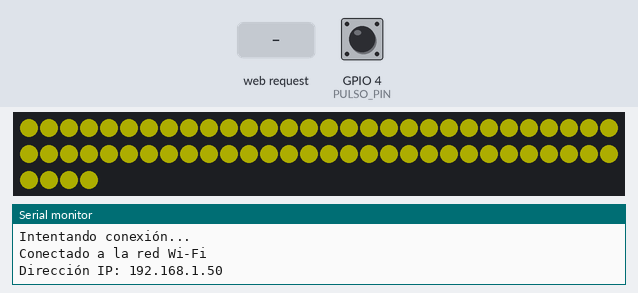
Recording of a sketch running on a simulated ESP32. On the bench: 64 RGB LEDs in strip order, left to right, continuing on the next row, the last lines printed to the serial monitor. Inputs (shaded band) come from the test bench; at power-on: GPIO 4 (PULSO_PIN) LOW. Dim RGB values are drawn brighter than linear; WiFi joins after 1.5 s; servers stay silent unless stated; random numbers use the default seed unless the sketch sets one.

Above: at 5.3 s.
5.4 s: HTTP request GET /modo_show_1 received
At 7.18 s:
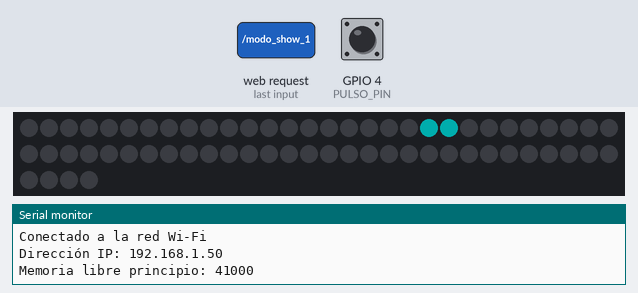
7.2 s: GPIO 4 (PULSO_PIN) pulled HIGH for 0.15 s
At 7.33 s:
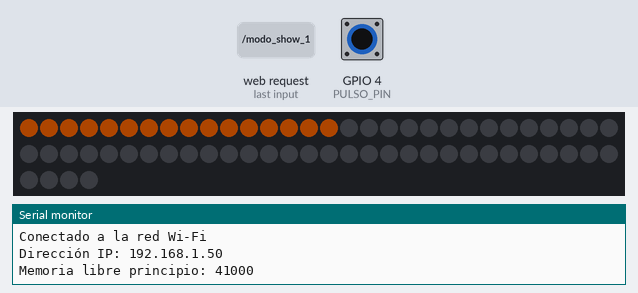
7.9 s: GPIO 4 (PULSO_PIN) pulled HIGH for 1 s
At 8.29 s:
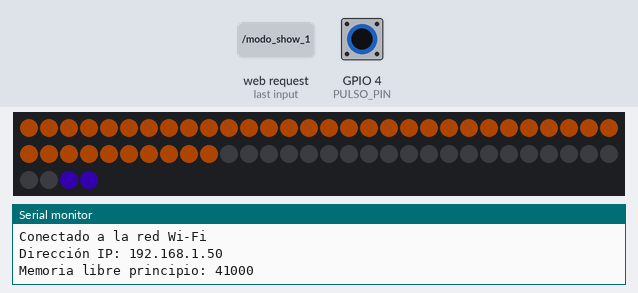
9.5 s: GPIO 4 (PULSO_PIN) pulled HIGH for 3.2 s
At 10.05 s:
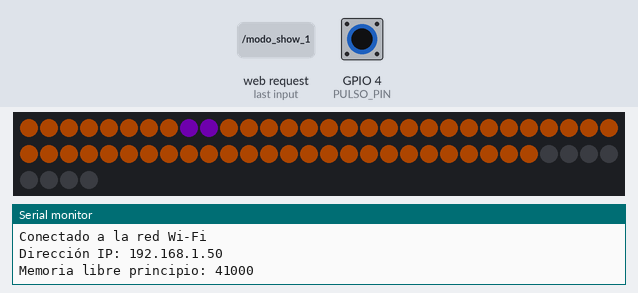
13.3 s: GPIO 4 (PULSO_PIN) pulled HIGH for 1 s
At 13.92 s:
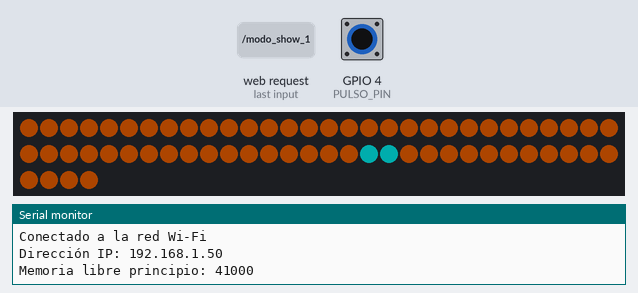

The sketch:

firmv01.ino
```cpp
#include <FastLED.h>
#include <WiFi.h>
#include <ESPAsyncWebServer.h>
#include <esp_task_wdt.h>

#define NUM_LEDS 64
#define DATA_PIN 5
#define PULSO_PIN 4  // Pin para detectar el pulso de corriente
#define PARPADEO_PIN 2
#define FILAS 8
#define COLUMNAS 8

CRGB leds[NUM_LEDS];
volatile bool ejecutandoParpadeo = false;
// Crear el servidor web
AsyncWebServer server(80);

// Variables para los modos
bool modo_dinamico = false;  // Flag para activar el modo dinámico
int fila_actual = 0;         // Índice de la fila actual en el modo dinámico
unsigned long tiempo_inicio_modo = 0;  // Para controlar el tiempo del modo dinámico

// Variables para contar el número de recorridos completos
int recorridos_completados = 0;  // Contador de recorridos completados
const int total_recorridos = 10; // Total de recorridos que se desea hacer

// Credenciales Wi-Fi (cambia a tus valores)
const char* ssid = "MiFibra-9764";  // Cambia por el nombre de tu red Wi-Fi
const char* password = "RKgg3whg";  // Cambia por la contraseña de tu red Wi-Fi

void setup() {
  Serial.begin(115200);

  // Configurar LEDs y FastLED
  FastLED.addLeds<WS2812, DATA_PIN, GRB>(leds, NUM_LEDS);
  FastLED.setBrightness(50);

  // Configurar el pin para la detección de pulso de corriente (intermitente)
  pinMode(PULSO_PIN, INPUT);  // Cambiado a INPUT porque se usará una fuente externa
  // Conectar a Wi-Fi
  conectarWifi();
  secuenciaEncendidoBarrido();
  // Ruta para activar el modo dinámico manualmente desde el backend
  server.on("/modo_show_1", HTTP_GET, [](AsyncWebServerRequest *request) {
    if (xTaskCreatePinnedToCore(parpadeoRapidoGruposTask, "parpadeoTask", 8192, NULL, 1, NULL, 1) != pdPASS) {
      // Si la tarea no se pudo crear, enviar un error
      AsyncWebServerResponse *response = request->beginResponse(500, "text/plain", "Error al iniciar la tarea");
      response->addHeader("Access-Control-Allow-Origin", "*");
      request->send(response);
    } else {
      // Responder de forma inmediata que la tarea ha comenzado
      AsyncWebServerResponse *response = request->beginResponse(200, "text/plain", "Modo show activado");
      response->addHeader("Access-Control-Allow-Origin", "*");
      request->send(response);
    }
  });

  server.on("/desactivar-modo-show-1", HTTP_GET, [](AsyncWebServerRequest *request) {
    ejecutandoParpadeo = false; // Detener el parpadeo
    request->send(200, "text/plain", "Parpadeo detenido");
    Serial.println("Orden recibida: detener parpadeo");
  });

  // Ruta para actualizar un píxel
  server.on("/set_pixel", HTTP_GET, [](AsyncWebServerRequest *request) {
    int x = request->getParam("x")->value().toInt();
    int y = request->getParam("y")->value().toInt();
    int r = request->getParam("r")->value().toInt();
    int g = request->getParam("g")->value().toInt();
    int b = request->getParam("b")->value().toInt();

    // Convertir coordenadas (x, y) a índice unidimensional
    int index = y * COLUMNAS + x;
    leds[index] = CRGB(r, g, b);
    FastLED.show();

    // Enviar la respuesta con el encabezado de CORS
    AsyncWebServerResponse *response = request->beginResponse(200, "text/plain", "Pixel actualizado");
    response->addHeader("Access-Control-Allow-Origin", "*");  // Añadir encabezado CORS
    request->send(response);
  });

  // Ruta para obtener el estado de los LEDs (para el frontend)
  server.on("/led_status", HTTP_GET, [](AsyncWebServerRequest *request) {
    String ledState = "[";  // Iniciar la cadena con un array JSON

    // Convertir los colores de los LEDs a formato JSON
    for (int i = 0; i < NUM_LEDS; i++) {
      ledState += "{\"r\":" + String(leds[i].r) + ",\"g\":" + String(leds[i].g) + ",\"b\":" + String(leds[i].b) + "}";
      if (i < NUM_LEDS - 1) {
        ledState += ",";  // Añadir coma entre objetos JSON
      }
    }

    ledState += "]";  // Cerrar el array JSON

    // Enviar la respuesta con el estado de los LEDs
    AsyncWebServerResponse *response = request->beginResponse(200, "application/json", ledState);
    response->addHeader("Access-Control-Allow-Origin", "*");  // Añadir encabezado CORS
    request->send(response);
  });

  // Iniciar servidor web
  server.begin();
}

void loop() {
  static bool estado_anterior = LOW;  // Guardar el estado anterior del pin
  bool estado_actual = digitalRead(PULSO_PIN);  // Leer el estado del pin
  if (estado_actual == HIGH && estado_anterior == LOW) {
    // Detectar transición de LOW a HIGH (inicio del pulso)
    activarModoDinamico();  // Iniciar modo dinámico
  } else if (estado_actual == LOW && estado_anterior == HIGH) {
    // Detectar transición de HIGH a LOW (fin del pulso)
    modo_dinamico = false;  // Desactivar el modo dinámico
    encenderLedsBlancos();  // Restablecer LEDs a blanco
  }

  // Actualizar el estado anterior
  estado_anterior = estado_actual;

  // Si el modo dinámico está activo, ejecutarlo
  if (modo_dinamico) {
    ejecutarBarridoFila();
  }
}

// Función para activar el modo dinámico de barrido
void activarModoDinamico() {
  modo_dinamico = true;           // Activar el flag para el modo dinámico
  fila_actual = 0;                // Reiniciar la fila actual
  recorridos_completados = 0;     // Reiniciar el contador de recorridos completados
  apagarLeds();
}

unsigned long previousMillis = 0;
const long interval = 80;  // Intervalo más corto para mayor fluidez (50 ms)

void ejecutarBarridoFila() {
  unsigned long currentMillis = millis();

  // Controlar el tiempo entre el cambio de filas
  if (currentMillis - previousMillis >= interval) {
    previousMillis = currentMillis;

      apagarLeds();

    // Encender las filas anteriores en color naranja
    for (int i = 0; i < fila_actual; i++) {
      for (int j = 0; j < COLUMNAS; j++) {
        int index = i * COLUMNAS + j;
        leds[index] = CRGB(255, 102, 0);  // Color naranja para las filas anteriores
      }
    }

    // Encender la fila actual en color naranja
    for (int i = 0; i < COLUMNAS; i++) {
      int index = fila_actual * COLUMNAS + i;
      leds[index] = CRGB(255, 102, 0);  // Color naranja
    }

    // Mostrar los LEDs
    FastLED.show();

    // Avanzar a la siguiente fila
    fila_actual++;

    // Si se completó un barrido (llegar a la última fila)
    if (fila_actual >= FILAS) {
      fila_actual = 0;  // Reiniciar el barrido desde la primera fila
      recorridos_completados++;  // Aumentar el contador de recorridos
    }
  }
}

// Función para encender todos los LEDs en un tono diferente de amarillo
void encenderLedsBlancos() {
  for (int i = 0; i < NUM_LEDS; i++) {
    leds[i] = CRGB(255, 251, 0); // Un tono cálido de amarillo
  }
  FastLED.show();
}

void secuenciaEncendidoBarrido() {
  // Colores deseados (en formato RGB)
  CRGB colores[] = {
    CRGB(162, 0, 255),  // Primer color
    CRGB(76, 0, 255),   // Segundo color
    CRGB(0, 153, 255),  // Tercer color
    CRGB(0, 255, 255)   // Cuarto color
  };

  int num_colores = sizeof(colores) / sizeof(colores[0]); // Número total de colores
  int leds_a_encender = 4;  // Número de LEDs a encender en cada paso
  int color_actual = 0;     // Índice del color actual

  for (int i = 0; i < NUM_LEDS + leds_a_encender; i++) {
    // Encender un grupo de LEDs de forma conjunta
    for (int j = 0; j < leds_a_encender; j++) {
      int index = (i + j) % NUM_LEDS;  // Asegurar que no se salga del rango de los LEDs
      leds[index] = colores[color_actual];  // Asignar el color actual
    }

    // Mostrar la actualización de los LEDs
    FastLED.show();

    // Apagar los LEDs del paso anterior
    if (i >= leds_a_encender) {
      for (int j = 0; j < leds_a_encender; j++) {
        int index = (i - leds_a_encender + j) % NUM_LEDS;  // Apagar los LEDs de la posición anterior
        leds[index] = CRGB(0, 0, 0);  // Apagar el LED
      }
    }

    // Cambiar al siguiente color después de encender el grupo de LEDs
    if (i % leds_a_encender == 0) {  // Cambiar color cada grupo
      color_actual = (color_actual + 1) % num_colores;  // Avanzar al siguiente color en el arreglo
    }

    delay(30);  // Ajusta este valor para hacer el barrido más rápido o más lento
  }

  // Al finalizar, encender todos los LEDs en blanco (o el color deseado)
  encenderLedsBlancos();
}


void parpadeoRapidoGrupos() {
  ejecutandoParpadeo = true;
  Serial.print("Memoria libre principio: ");
  Serial.println(ESP.getFreeHeap());

  // Apagar los LEDs inicialmente
  apagarLeds();

  // Configuración de los parámetros
  const int leds_a_encender = 2;
  const int duracion_parpadeo = 50;   // Duración del parpadeo en ms
  const int pausa_grupo = 200;        // Pausa entre grupos en ms
  const int num_parpadeos = 4;        // Número de parpadeos por grupo

  // Array de colores
  CRGB colores[] = {
    CRGB(162, 0, 255),
    CRGB(76, 0, 255),
    CRGB(0, 153, 255),
    CRGB(0, 255, 255)
  };
  const int num_colores = sizeof(colores) / sizeof(colores[0]);

  // Variables locales para el bucle
  unsigned long ultimo_evento = millis();
  int ciclo = 0;
  bool encender = true;
  int parpadeo_actual = 0;
  int grupo_inicio = 0;
  int contador = 0;

  // Bucle principal: continúa mientras ejecutandoParpadeo sea true
  while (ejecutandoParpadeo) {
    if (!ejecutandoParpadeo) {
      break;  // Salir del bucle si se ha pedido detener
    }

    unsigned long tiempo_actual = millis();

    // Encender y apagar LEDs según el tiempo de parpadeo
    if (encender && tiempo_actual - ultimo_evento >= duracion_parpadeo) {
      if (parpadeo_actual == 0) {
        grupo_inicio = random(0, NUM_LEDS - leds_a_encender + 1); // Selección aleatoria del grupo
      }
      CRGB color_actual = colores[ciclo % num_colores];

      for (int i = 0; i < leds_a_encender; i++) {
        leds[grupo_inicio + i] = color_actual;
      }
      FastLED.show();
      encender = false;
      ultimo_evento = tiempo_actual;
    } else if (!encender && tiempo_actual - ultimo_evento >= duracion_parpadeo) {
      // Apagar LEDs del grupo actual
      for (int i = 0; i < leds_a_encender; i++) {
        leds[grupo_inicio + i] = CRGB(0, 0, 0);
      }
      FastLED.show();
      encender = true;
      ultimo_evento = tiempo_actual;
      parpadeo_actual++;

      // Pausa entre parpadeos de un grupo
      if (parpadeo_actual >= num_parpadeos) {
        unsigned long pausa_inicio = millis();
        while (millis() - pausa_inicio < pausa_grupo) {
          if (!ejecutandoParpadeo) break; // Salir si se recibe la orden de detener
          yield(); // Ceder tiempo al sistema operativo
        }
        parpadeo_actual = 0;
        ciclo++;
      }
    }

    // Ceder tiempo al sistema operativo para evitar bloqueos
    yield();
  }

  // Apagar todos los LEDs al detener el parpadeo
  apagarLeds();
  encenderLedsBlancos();
  Serial.println("Parpadeo detenido por orden externa.");
}

void parpadeoRapidoGruposTask(void *pvParameters) {
  // Esta función se ejecutará en una tarea separada
  parpadeoRapidoGrupos();  // Llamada a tu función de parpadeo
  vTaskDelete(NULL);  // Eliminar la tarea cuando termine
}

void apagarLeds() {
  for (int i = 0; i < NUM_LEDS; i++) {
    leds[i] = CRGB(0, 0, 0);  // Color negro (apagado)
  }
  FastLED.show();  // Reflejar los cambios en los LEDs
}

// Función para conectar a Wi-Fi
void conectarWifi() {
  // Iniciar conexión Wi-Fi
  WiFi.begin(ssid, password);

  Serial.println("Conectando a WiFi...");

  // Esperar hasta que el ESP32 se conecte a Wi-Fi
  while (WiFi.status() != WL_CONNECTED) {
    delay(1000);
    Serial.println("Intentando conexión...");
  }

  // Mostrar la dirección IP cuando se conecta
  Serial.println("Conectado a la red Wi-Fi");
  Serial.print("Dirección IP: ");
  Serial.println(WiFi.localIP());
}
```

Measured:
- after the input at 5.4 s, the LEDs: first change at once (image 1 shows a later state)
